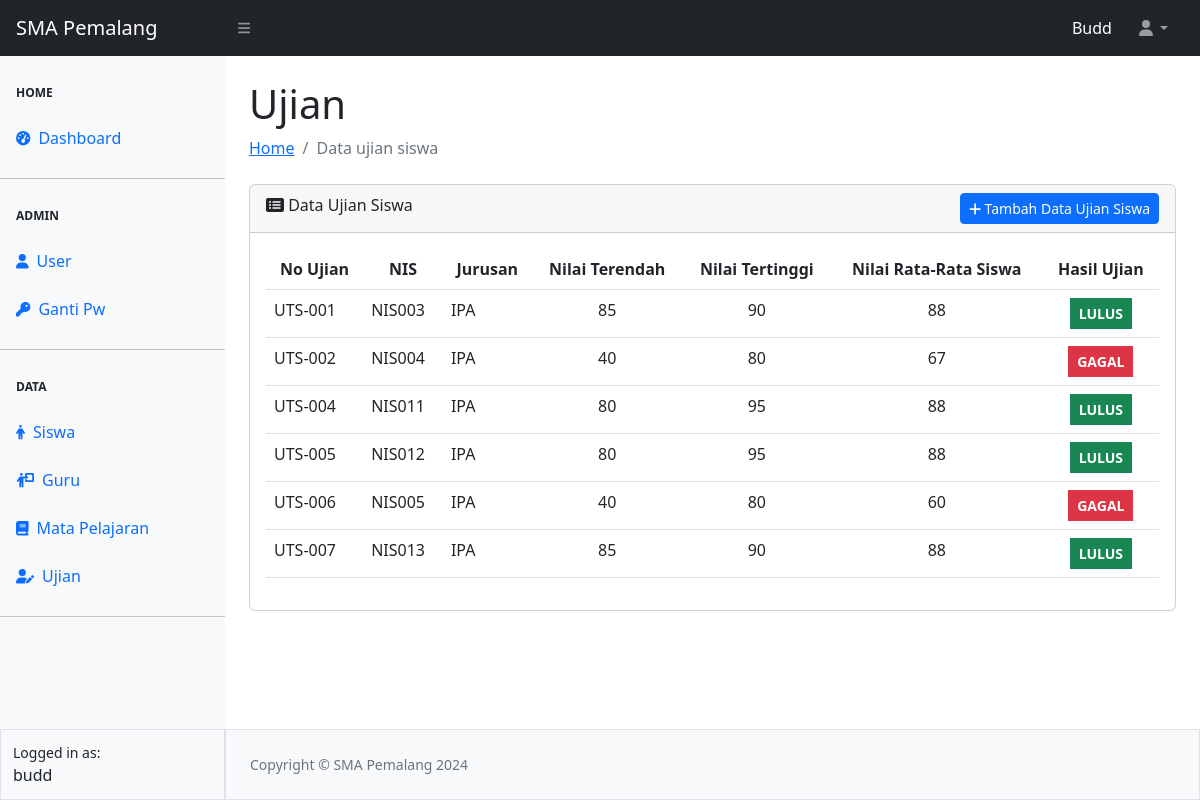
The page /ujian/ujian.php (signed in) on the database its author committed.
### tables this page shows
CREATE TABLE `tbl_ujian` (
  `no_ujian` char(7) NOT NULL,
  `tgl_ujian` date NOT NULL,
  `nis` char(6) NOT NULL,
  `jurusan` varchar(50) NOT NULL,
  `total_nilai` int(11) NOT NULL,
  `nilai_terendah` int(11) NOT NULL,
  `nilai_tertinggi` int(11) NOT NULL,
  `nilai_rata2` int(11) NOT NULL,
  `hasil_ujian` varchar(10) NOT NULL
);

### ujian/ujian.php (the view, shortened to what this page needs)
<?php
require_once "../config.php";
require_once "../template/header.php";
require_once "../template/navbar.php";
require_once "../template/sidebar.php";
?>
<div id="layoutSidenav_content">
    <main>
        <div class="container-fluid px-4">
            <h1 class="mt-4">Ujian</h1>
            <ol class="breadcrumb mb-4">
                <li class="breadcrumb-item"><a href="../index.php">Home</a></li>
                <li class="breadcrumb-item active">Data ujian siswa</li>
            </ol>
            <div class="card mb-4">
                <div class="card-header">
                    <i class="fa-solid fa-rectangle-list"></i> Data Ujian Siswa
                    <a href="nilai-ujian.php" class="btn btn-sm btn-primary float-end ms-1">
                        <i class="fa-solid fa-plus"></i> Tambah Data Ujian Siswa
                    </a>
                </div>
                <div class="card-body">
                    <div class="table-responsive">
                        <table class="table table-hover" id="datatablesSimple">
                            <thead>
                                <tr>
                                    <th scope="col"><center>No Ujian</center></th>
                                    <th scope="col"><center>NIS</center></th>
                                    <th scope="col"><center>Jurusan</center></th>
                                    <th scope="col"><center>Nilai Terendah</center></th>
                                    <th scope="col"><center>Nilai Tertinggi</center></th>
                                    <th scope="col"><center>Nilai Rata-Rata Siswa</center></th>
                                    <th scope="col"><center>Hasil Ujian</center></th>
                                </tr>
                            </thead>
                            <tbody>
                                <?php
                                $queryUjian = mysqli_query($koneksi, "SELECT * FROM tbl_ujian");
                                while ($data = mysqli_fetch_array($queryUjian)) {
                                ?>
                                <tr>
                                    <td><?= $data['no_ujian'] ?></td>
                                    <td><?= $data['nis'] ?></td>
                                    <td><?= $data['jurusan'] ?></td>
                                    <td align="center"><?= $data['nilai_terendah'] ?></td>
                                    <td align="center"><?= $data['nilai_tertinggi'] ?></td>
                                    <td align="center"><?= $data['nilai_rata2'] ?></td>
                                    <td align="center">
                                        <?php if ($data['hasil_ujian'] == 'LULUS') { ?>
                                            <button type="button" class="btn btn-success btn-sm rounded-0 fw-bold text-uppercase"><?= $data['hasil_ujian'] ?></button>
                                        <?php } else { ?>
                                            <button type="button" class="btn btn-danger btn-sm rounded-0 fw-bold text-uppercase"><?= $data['hasil_ujian'] ?></button>
                                        <?php } ?>
                                    </td>
                                </tr>
                                <?php } ?>
                            </tbody>
                        </table>
                    </div>
                </div>
            </div>
        </div>
    </main>
<?php
require_once "../template/footer.php";
?>

### rows shown on the page
tbl_ujian: no_ujian "UTS-001", nis "NIS003", jurusan "IPA", nilai_terendah "85", nilai_tertinggi "90", nilai_rata2 "88", hasil_ujian "LULUS"
tbl_ujian: no_ujian "UTS-002", nis "NIS004", jurusan "IPA", nilai_terendah "40", nilai_tertinggi "80", nilai_rata2 "67", hasil_ujian "GAGAL"
tbl_ujian: no_ujian "UTS-004", nis "NIS011", jurusan "IPA", nilai_terendah "80", nilai_tertinggi "95", nilai_rata2 "88", hasil_ujian "LULUS"
tbl_ujian: no_ujian "UTS-005", nis "NIS012", jurusan "IPA", nilai_terendah "80", nilai_tertinggi "95", nilai_rata2 "88", hasil_ujian "LULUS"
tbl_ujian: no_ujian "UTS-006", nis "NIS005", jurusan "IPA", nilai_terendah "40", nilai_tertinggi "80", nilai_rata2 "60", hasil_ujian "GAGAL"
tbl_ujian: no_ujian "UTS-007", nis "NIS013", jurusan "IPA", nilai_terendah "85", nilai_tertinggi "90", nilai_rata2 "88", hasil_ujian "LULUS"

### other values the page prints
$_SESSION ["ssUser"] "Budd"
$_SESSION["ssUser"] "budd"
